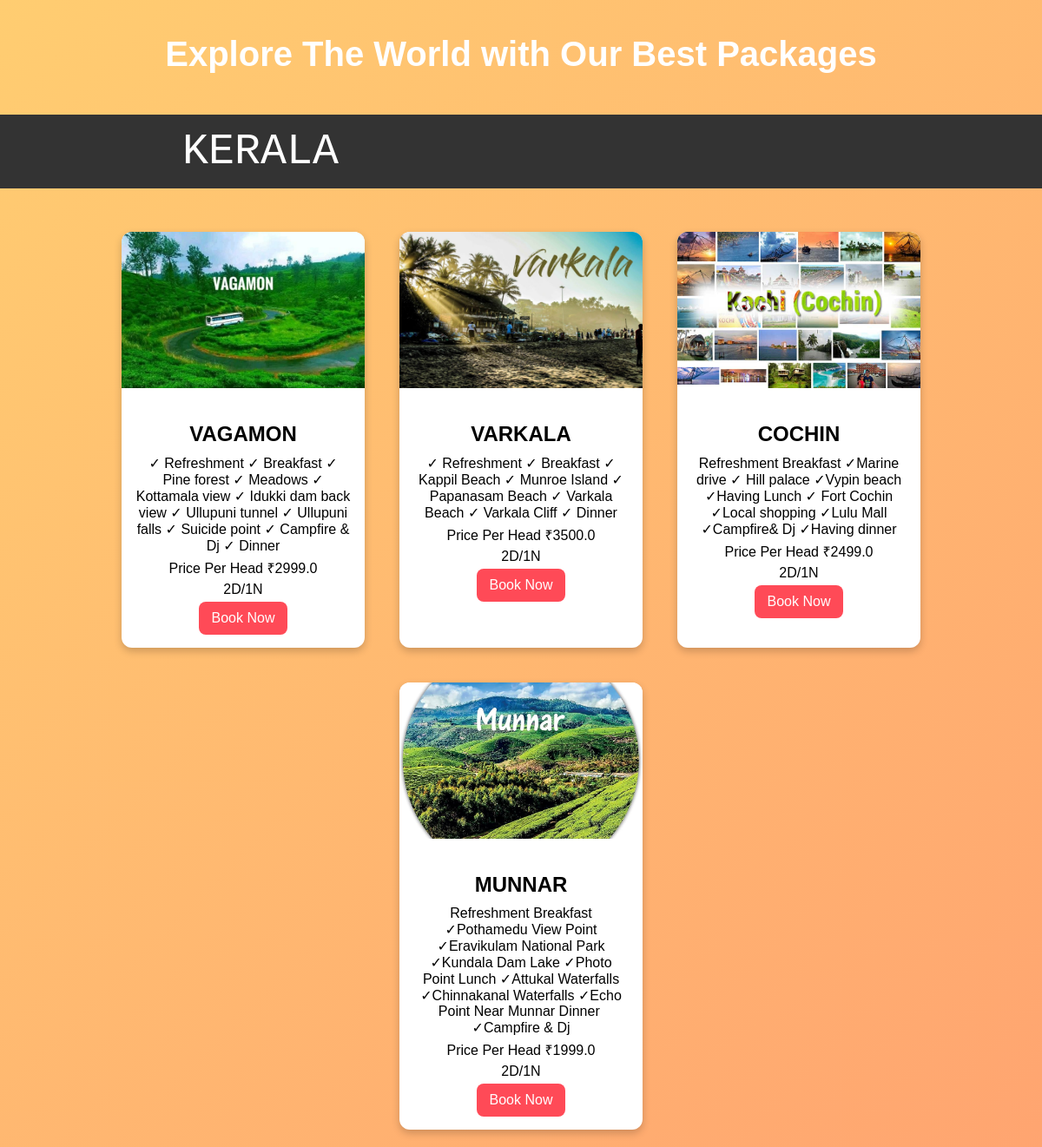
/kerala, run on the app's committed database.
### myapp/models.py (models this page shows)
class package(models.Model):
    package_name = models.CharField(max_length=50)
    package_price = models.FloatField()
    package_description = models.TextField()
    place_name = models.CharField(max_length=50)
    package_image = models.ImageField(upload_to='uploads/')

### myapp/views.py (the view)
# urls.py: path('kerala',views.kerala,name='kerala'),
def kerala(request):
    place = package.objects.filter(place_name='kerala')
    return render(request,'kerala.html',{'place':place})

### myapp/templates/kerala.html (shortened to what this page needs)
{% load static %}
<!DOCTYPE html>
<html lang="en">
<head>
    <link rel="stylesheet" href="{% static 'packages.css' %}">
</head>
<body>
    <header>
        <h1>Explore The World with Our Best Packages</h1>
    </header>
    <nav>
        <ul>
            <li style="margin-left: 190px; font-size: 50px; font-family: 'Courier New', Courier, monospace;"><a href="#">KERALA</a></li>
        </ul>
    </nav>
    <section class="packages">
        {% for i in place %}
        <div class="package-card">
            <img src="{{ i.package_image.url }}" alt="Switzerland Tour">
            <div class="package-info">
                <h2>{{ i.package_name }}</h2>
                <p>{{ i.package_description }}</p>
                <p>Price Per Head  ₹{{ i.package_price }}</p>
                <p>2D/1N</p>
                <a href="/bookings/{{ i.id }}/"><button class="book-btn">Book Now</button></a>
            </div>
        </div>
        {% endfor %}
    </section>
</body>
</html>

### myapp/static/packages.css (style rules this page uses)
body { font-family: Arial, sans-serif; margin: 0; padding: 0; text-align: center; background: linear-gradient(-45deg, #ff7eb3, #ff758c, #ff9770, #ffcd71); background-size: 400% 400%; animation: gradientBG 10s ease infinite; color: white; }
header h1 { font-size: 2.5rem; padding: 20px; margin-top: 20px; }
.packages { display: flex; justify-content: center; flex-wrap: wrap; margin-top: 30px; }
.package-card { background: white; color: black; width: 280px; margin: 20px; border-radius: 12px; overflow: hidden; box-shadow: 0 4px 10px rgba(0, 0, 0, 0.2); transition: transform 0.3s ease-in-out; cursor: pointer; }
.package-card img { width: 100%; height: 180px; object-fit: cover; }
.package-info { padding: 15px; }
.package-info h2 { font-size: 1.5rem; margin-bottom: 10px; }
.package-info p { font-size: 1rem; margin: 5px 0; }
.book-btn { background: #ff4a57; color: white; border: none; padding: 10px 15px; border-radius: 8px; font-size: 1rem; cursor: pointer; transition: background 0.3s ease-in-out; }
nav { background-color: #333; overflow: hidden; }
nav ul { list-style-type: none; margin: 0; padding: 0; }
nav ul li { float: left; }
nav ul li a { display: block; color: white; text-align: center; padding: 14px 20px; text-decoration: none; }

### data on the page
package: package_image (picture), package_name "VAGAMON", package_description "✓ Refreshment ✓ Breakfast ✓ Pine forest ✓ Meadows ✓ Kottamala view ✓ Idukki dam back view ✓ Ullupuni tunnel ✓ Ullupuni falls ✓ Suicide point ✓ Campfire & Dj ✓ Dinner", package_price "2999.0"
package: package_image (picture), package_name "VARKALA", package_description "✓ Refreshment ✓ Breakfast ✓ Kappil Beach ✓ Munroe Island ✓ Papanasam Beach ✓ Varkala Beach ✓ Varkala Cliff ✓ Dinner", package_price "3500.0"
package: package_image (picture), package_name "COCHIN", package_description "Refreshment Breakfast ✓Marine drive ✓ Hill palace ✓Vypin beach ✓Having Lunch ✓ Fort Cochin ✓Local shopping ✓Lulu Mall ✓Campfire& Dj ✓Having dinner", package_price "2499.0"
package: package_image (picture), package_name "MUNNAR", package_description "Refreshment Breakfast ✓Pothamedu View Point ✓Eravikulam National Park ✓Kundala Dam Lake ✓Photo Point Lunch ✓Attukal Waterfalls ✓Chinnakanal Waterfalls ✓Echo Point Near Munnar Dinner ✓Campfire & Dj", package_price "1999.0"
